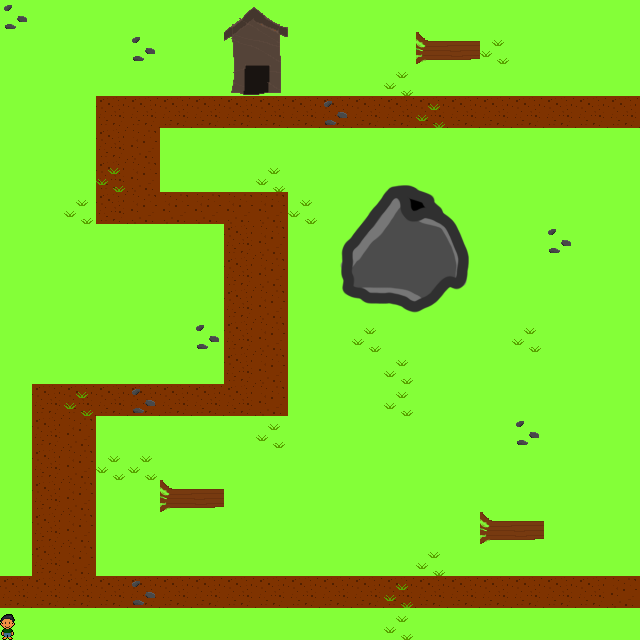

Rendered tile map (Tiled .tmx) drawn with the repository's tilesets; below, a short description and the full map source, tile grids included:
An orthogonal 20x20 tile map with 32x32 px tiles, 4 tile layers (Ground, Testing, Ground Ornaments, Buildings), 5 tilesets.

<map version="1.0" tiledversion="1.1.6" orientation="orthogonal" renderorder="right-down" width="20" height="20" tilewidth="32" tileheight="32" infinite="0" nextobjectid="1">
 <tileset firstgid="1" source="../../tilesets/ground/tiles.tsx" />
 <tileset firstgid="68" source="../../tilesets/concept-test-1/Stan-1.tsx" />
 <tileset firstgid="69" source="../../tilesets/ground/ground-ornaments/tiles.tsx" />
 <tileset firstgid="72" source="../../tilesets/ground/paths/tiles.tsx" />
 <tileset firstgid="74" source="../../tilesets/ground/buildings-1/tiles.tsx" />
 <layer name="Ground" width="20" height="20">
  <data encoding="csv">
1,1,1,1,1,1,1,1,1,1,1,1,1,1,1,1,1,1,1,1,
1,1,1,1,1,1,1,1,1,1,1,1,1,1,1,1,1,1,1,1,
1,1,1,1,1,1,1,1,1,1,1,1,1,1,1,1,1,1,1,1,
1,1,1,4,4,4,4,4,4,4,4,4,4,4,4,4,4,4,4,4,
1,1,1,4,5,1,1,1,1,1,1,1,1,1,1,1,1,1,1,1,
1,1,1,4,5,1,1,1,1,1,1,1,1,1,1,1,1,1,1,1,
1,1,1,4,5,5,5,5,5,1,1,1,1,1,1,1,1,1,1,1,
1,1,1,1,1,1,1,4,5,1,1,1,1,1,1,1,1,1,1,1,
1,1,1,1,1,1,1,4,5,1,1,1,1,1,1,1,1,1,1,1,
1,1,1,1,1,1,1,4,5,1,1,1,1,1,1,1,1,1,1,1,
1,1,1,1,1,1,1,4,5,1,1,1,1,1,1,1,1,1,1,1,
1,1,1,1,1,1,1,4,5,1,1,1,1,1,1,1,1,1,1,1,
1,4,4,4,4,4,4,4,5,1,1,1,1,1,1,1,1,1,1,1,
1,4,5,1,1,1,1,1,1,1,1,1,1,1,1,1,1,1,1,1,
1,4,5,1,1,1,1,1,1,1,1,1,1,1,1,1,1,1,1,1,
1,4,5,1,1,1,1,1,1,1,1,1,1,1,1,1,1,1,1,1,
1,4,5,1,1,1,1,1,1,1,1,1,1,1,1,1,1,1,1,1,
1,4,5,1,1,1,1,1,1,1,1,1,1,1,1,1,1,1,1,1,
4,4,4,4,4,4,4,4,4,4,4,4,4,4,4,4,4,4,4,5,
1,1,1,1,1,1,1,1,1,1,1,1,1,1,1,1,1,1,1,1
</data>
 </layer>
 <layer name="Testing" width="20" height="20">
  <data encoding="csv">
0,0,0,0,0,0,0,0,0,0,0,0,0,0,0,0,0,0,0,0,
0,0,0,0,0,0,0,0,0,0,0,0,0,0,0,0,0,0,0,0,
0,0,0,0,0,0,0,0,0,0,0,0,0,0,0,0,0,0,0,0,
0,0,0,0,0,0,0,0,0,0,0,0,0,0,0,0,0,0,0,0,
0,0,0,0,0,0,0,0,0,0,0,0,0,0,0,0,0,0,0,0,
0,0,0,0,0,0,0,0,0,0,0,0,0,0,0,0,0,0,0,0,
0,0,0,0,0,0,0,0,0,0,0,0,0,0,0,0,0,0,0,0,
0,0,0,0,0,0,0,0,0,0,0,0,0,0,0,0,0,0,0,0,
0,0,0,0,0,0,0,0,0,0,0,0,0,0,0,0,0,0,0,0,
0,0,0,0,0,0,0,0,0,0,0,0,0,0,0,0,0,0,0,0,
0,0,0,0,0,0,0,0,0,0,0,0,0,0,0,0,0,0,0,0,
0,0,0,0,0,0,0,0,0,0,0,0,0,0,0,0,0,0,0,0,
0,0,0,0,0,0,0,0,0,0,0,0,0,0,0,0,0,0,0,0,
0,0,0,0,0,0,0,0,0,0,0,0,0,0,0,0,0,0,0,0,
0,0,0,0,0,0,0,0,0,0,0,0,0,0,0,0,0,0,0,0,
0,0,0,0,0,0,0,0,0,0,0,0,0,0,0,0,0,0,0,0,
0,0,0,0,0,0,0,0,0,0,0,0,0,0,0,0,0,0,0,0,
0,0,0,0,0,0,0,0,0,0,0,0,0,0,0,0,0,0,0,0,
0,0,0,0,0,0,0,0,0,0,0,0,0,0,0,0,0,0,0,0,
68,0,0,0,0,0,0,0,0,0,0,0,0,0,0,0,0,0,0,0
</data>
 </layer>
 <layer name="Ground Ornaments" width="20" height="20">
  <data encoding="csv">
69,0,0,0,0,0,0,0,0,0,0,0,0,0,0,0,0,0,0,0,
0,0,0,0,69,0,0,0,0,0,0,0,0,70,0,8,0,0,0,0,
0,0,0,0,0,0,0,0,0,0,0,0,8,0,0,0,0,0,0,0,
0,0,0,0,0,0,0,0,0,0,69,0,0,8,0,0,0,0,0,0,
0,0,0,0,0,0,0,0,0,0,0,0,0,0,0,0,0,0,0,0,
0,0,0,8,0,0,0,0,8,0,0,0,0,0,0,0,0,0,0,0,
0,0,8,0,0,0,0,0,0,8,0,0,0,0,0,0,0,0,0,0,
0,0,0,0,0,0,0,0,0,0,0,0,0,0,0,0,0,69,0,0,
0,0,0,0,0,0,0,0,0,0,0,0,0,0,0,0,0,0,0,0,
0,0,0,0,0,0,0,0,0,0,0,0,0,0,0,0,0,0,0,0,
0,0,0,0,0,0,69,0,0,0,0,8,0,0,0,0,8,0,0,0,
0,0,0,0,0,0,0,0,0,0,0,0,8,0,0,0,0,0,0,0,
0,0,8,0,69,0,0,0,0,0,0,0,8,0,0,0,0,0,0,0,
0,0,0,0,0,0,0,0,8,0,0,0,0,0,0,0,69,0,0,0,
0,0,0,8,8,0,0,0,0,0,0,0,0,0,0,0,0,0,0,0,
0,0,0,0,0,70,0,0,0,0,0,0,0,0,0,0,0,0,0,0,
0,0,0,0,0,0,0,0,0,0,0,0,0,0,0,70,0,0,0,0,
0,0,0,0,0,0,0,0,0,0,0,0,0,8,0,0,0,0,0,0,
0,0,0,0,69,0,0,0,0,0,0,0,8,0,0,0,0,0,0,0,
0,0,0,0,0,0,0,0,0,0,0,0,8,0,0,0,0,0,0,0
</data>
 </layer>
 <layer name="Buildings" width="20" height="20">
  <data encoding="csv">
0,0,0,0,0,0,0,0,0,0,0,0,0,0,0,0,0,0,0,0,
0,0,0,0,0,0,0,0,0,0,0,0,0,0,0,0,0,0,0,0,
0,0,0,0,0,0,0,74,0,0,0,0,0,0,0,0,0,0,0,0,
0,0,0,0,0,0,0,0,0,0,0,0,0,0,0,0,0,0,0,0,
0,0,0,0,0,0,0,0,0,0,0,0,0,0,0,0,0,0,0,0,
0,0,0,0,0,0,0,0,0,0,0,0,0,0,0,0,0,0,0,0,
0,0,0,0,0,0,0,0,0,0,0,0,0,0,0,0,0,0,0,0,
0,0,0,0,0,0,0,0,0,0,0,0,0,0,0,0,0,0,0,0,
0,0,0,0,0,0,0,0,0,0,0,0,0,0,0,0,0,0,0,0,
0,0,0,0,0,0,0,0,0,0,71,0,0,0,0,0,0,0,0,0,
0,0,0,0,0,0,0,0,0,0,0,0,0,0,0,0,0,0,0,0,
0,0,0,0,0,0,0,0,0,0,0,0,0,0,0,0,0,0,0,0,
0,0,0,0,0,0,0,0,0,0,0,0,0,0,0,0,0,0,0,0,
0,0,0,0,0,0,0,0,0,0,0,0,0,0,0,0,0,0,0,0,
0,0,0,0,0,0,0,0,0,0,0,0,0,0,0,0,0,0,0,0,
0,0,0,0,0,0,0,0,0,0,0,0,0,0,0,0,0,0,0,0,
0,0,0,0,0,0,0,0,0,0,0,0,0,0,0,0,0,0,0,0,
0,0,0,0,0,0,0,0,0,0,0,0,0,0,0,0,0,0,0,0,
0,0,0,0,0,0,0,0,0,0,0,0,0,0,0,0,0,0,0,0,
0,0,0,0,0,0,0,0,0,0,0,0,0,0,0,0,0,0,0,0
</data>
 </layer>
</map>
